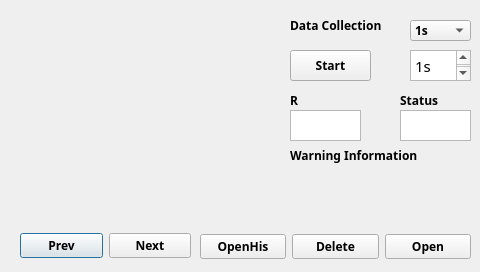
<?xml version="1.0" encoding="UTF-8"?>
<ui version="4.0">
 <class>Qt1</class>
 <widget class="QDialog" name="Qt1">
  <property name="geometry">
   <rect>
    <x>0</x>
    <y>0</y>
    <width>480</width>
    <height>272</height>
   </rect>
  </property>
  <property name="windowTitle">
   <string>Dialog</string>
  </property>
  <widget class="QLabel" name="lb_time">
   <property name="geometry">
    <rect>
     <x>10</x>
     <y>240</y>
     <width>171</width>
     <height>20</height>
    </rect>
   </property>
   <property name="text">
    <string/>
   </property>
  </widget>
  <widget class="QLabel" name="lb_pic">
   <property name="geometry">
    <rect>
     <x>10</x>
     <y>10</y>
     <width>271</width>
     <height>201</height>
    </rect>
   </property>
   <property name="text">
    <string/>
   </property>
  </widget>
  <widget class="QLabel" name="label_camera">
   <property name="geometry">
    <rect>
     <x>290</x>
     <y>10</y>
     <width>121</width>
     <height>31</height>
    </rect>
   </property>
   <property name="font">
    <font>
     <family>Ubuntu Condensed</family>
     <weight>75</weight>
     <bold>true</bold>
    </font>
   </property>
   <property name="text">
    <string>Data Collection</string>
   </property>
  </widget>
  <widget class="QWidget" name="layoutWidget">
   <property name="geometry">
    <rect>
     <x>20</x>
     <y>230</y>
     <width>171</width>
     <height>31</height>
    </rect>
   </property>
   <layout class="QHBoxLayout" name="horizontalLayout">
    <item>
     <widget class="QPushButton" name="pb_prev">
      <property name="font">
       <font>
        <family>Ubuntu Condensed</family>
        <weight>75</weight>
        <bold>true</bold>
       </font>
      </property>
      <property name="text">
       <string>Prev</string>
      </property>
     </widget>
    </item>
    <item>
     <widget class="QPushButton" name="pb_next">
      <property name="font">
       <font>
        <family>Ubuntu Condensed</family>
        <weight>75</weight>
        <bold>true</bold>
       </font>
      </property>
      <property name="text">
       <string>Next</string>
      </property>
     </widget>
    </item>
   </layout>
  </widget>
  <widget class="QWidget" name="layoutWidget">
   <property name="geometry">
    <rect>
     <x>200</x>
     <y>230</y>
     <width>271</width>
     <height>33</height>
    </rect>
   </property>
   <layout class="QHBoxLayout" name="horizontalLayout_2">
    <item>
     <widget class="QPushButton" name="pb_history">
      <property name="font">
       <font>
        <family>Ubuntu Condensed</family>
        <weight>75</weight>
        <bold>true</bold>
       </font>
      </property>
      <property name="text">
       <string>OpenHis</string>
      </property>
     </widget>
    </item>
    <item>
     <widget class="QPushButton" name="pb_del">
      <property name="font">
       <font>
        <family>Ubuntu Condensed</family>
        <weight>75</weight>
        <bold>true</bold>
       </font>
      </property>
      <property name="text">
       <string>Delete</string>
      </property>
     </widget>
    </item>
    <item>
     <widget class="QPushButton" name="pb_open">
      <property name="font">
       <font>
        <family>Ubuntu Condensed</family>
        <weight>75</weight>
        <bold>true</bold>
       </font>
      </property>
      <property name="text">
       <string>Open</string>
      </property>
     </widget>
    </item>
   </layout>
  </widget>
  <widget class="QLabel" name="label_photo">
   <property name="geometry">
    <rect>
     <x>290</x>
     <y>140</y>
     <width>131</width>
     <height>31</height>
    </rect>
   </property>
   <property name="font">
    <font>
     <family>Ubuntu Condensed</family>
     <weight>75</weight>
     <bold>true</bold>
    </font>
   </property>
   <property name="text">
    <string>Warning Information</string>
   </property>
  </widget>
  <widget class="QPushButton" name="pb_start">
   <property name="geometry">
    <rect>
     <x>290</x>
     <y>50</y>
     <width>81</width>
     <height>31</height>
    </rect>
   </property>
   <property name="font">
    <font>
     <family>Ubuntu Condensed</family>
     <weight>75</weight>
     <bold>true</bold>
    </font>
   </property>
   <property name="text">
    <string>Start</string>
   </property>
  </widget>
  <widget class="QTextBrowser" name="text_time">
   <property name="geometry">
    <rect>
     <x>410</x>
     <y>50</y>
     <width>61</width>
     <height>31</height>
    </rect>
   </property>
   <property name="font">
    <font>
     <family>Ubuntu Condensed</family>
     <weight>75</weight>
     <bold>true</bold>
    </font>
   </property>
   <property name="html">
    <string>&lt;!DOCTYPE HTML PUBLIC &quot;-//W3C//DTD HTML 4.0//EN&quot; &quot;http://www.w3.org/TR/REC-html40/strict.dtd&quot;&gt;
&lt;html&gt;&lt;head&gt;&lt;meta name=&quot;qrichtext&quot; content=&quot;1&quot; /&gt;&lt;style type=&quot;text/css&quot;&gt;
p, li { white-space: pre-wrap; }
&lt;/style&gt;&lt;/head&gt;&lt;body style=&quot; font-family:'Ubuntu Condensed'; font-size:9pt; font-weight:600; font-style:normal;&quot;&gt;
&lt;p style=&quot; margin-top:0px; margin-bottom:0px; margin-left:0px; margin-right:0px; -qt-block-indent:0; text-indent:0px;&quot;&gt;&lt;span style=&quot; font-family:'Ubuntu'; font-size:11pt; font-weight:400;&quot;&gt;1s&lt;/span&gt;&lt;/p&gt;&lt;/body&gt;&lt;/html&gt;</string>
   </property>
  </widget>
  <widget class="QComboBox" name="comboBox">
   <property name="geometry">
    <rect>
     <x>410</x>
     <y>20</y>
     <width>61</width>
     <height>21</height>
    </rect>
   </property>
   <property name="font">
    <font>
     <family>Ubuntu Condensed</family>
     <weight>75</weight>
     <bold>true</bold>
    </font>
   </property>
   <item>
    <property name="text">
     <string>1s</string>
    </property>
   </item>
  </widget>
  <widget class="QTextBrowser" name="text_R">
   <property name="geometry">
    <rect>
     <x>290</x>
     <y>110</y>
     <width>71</width>
     <height>31</height>
    </rect>
   </property>
   <property name="font">
    <font>
     <family>Ubuntu Condensed</family>
     <weight>75</weight>
     <bold>true</bold>
    </font>
   </property>
  </widget>
  <widget class="QLabel" name="label_R">
   <property name="geometry">
    <rect>
     <x>290</x>
     <y>90</y>
     <width>21</width>
     <height>21</height>
    </rect>
   </property>
   <property name="font">
    <font>
     <family>Ubuntu Condensed</family>
     <weight>75</weight>
     <bold>true</bold>
    </font>
   </property>
   <property name="text">
    <string>R</string>
   </property>
  </widget>
  <widget class="QLabel" name="label_Rwarning">
   <property name="geometry">
    <rect>
     <x>400</x>
     <y>90</y>
     <width>51</width>
     <height>21</height>
    </rect>
   </property>
   <property name="font">
    <font>
     <family>Ubuntu Condensed</family>
     <weight>75</weight>
     <bold>true</bold>
    </font>
   </property>
   <property name="text">
    <string>Status</string>
   </property>
  </widget>
  <widget class="QTextBrowser" name="text_Rwarning">
   <property name="geometry">
    <rect>
     <x>400</x>
     <y>110</y>
     <width>71</width>
     <height>31</height>
    </rect>
   </property>
   <property name="font">
    <font>
     <family>Ubuntu Condensed</family>
     <weight>75</weight>
     <bold>true</bold>
    </font>
   </property>
  </widget>
  <widget class="QLabel" name="lb_num">
   <property name="geometry">
    <rect>
     <x>10</x>
     <y>220</y>
     <width>51</width>
     <height>21</height>
    </rect>
   </property>
   <property name="text">
    <string/>
   </property>
  </widget>
  <widget class="QLabel" name="lb_bj">
   <property name="geometry">
    <rect>
     <x>320</x>
     <y>170</y>
     <width>111</width>
     <height>51</height>
    </rect>
   </property>
   <property name="text">
    <string/>
   </property>
  </widget>
 </widget>
 <resources/>
 <connections/>
</ui>
